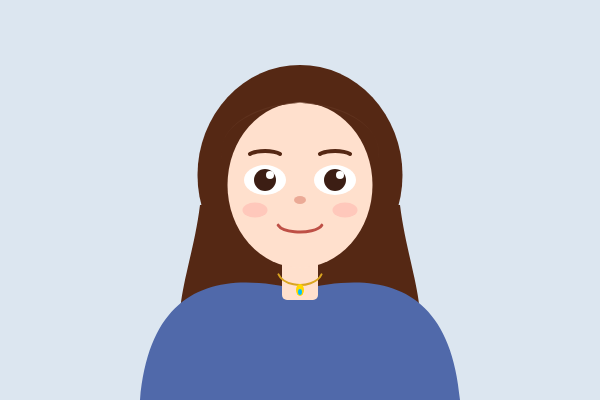
Frame 1 (no input)
Frame 60 (no input): identical to frame 1, image omitted
Frame 120 (the mouse pressed at the canvas centre since frame 60): identical to frame 1, image omitted

The p5.js sketch that drew this single still picture (run headless with seeded random() and noise() and a simulated clock; from frame 60 on, the mouse is pressed at the canvas centre):

// p5.js sketch
// ── sketch.js
let clothesColor;

function setup() {
  createCanvas(600, 400); // 요청하신 600x400 크기
  clothesColor = color(80, 105, 170); 
  noStroke();
}

function draw() {
  background(220, 230, 240); // 첫 번째 코드의 은은한 배경색 유지

  // 중심 좌표 설정 (600x400 화면에 맞춤)
  let cx = width / 2;
  let cy = 185;

  // --- 1. 뒷머리 ---
  fill(85, 40, 20);
  ellipse(cx, cy - 10, 205, 220); 
  
  beginShape();
  vertex(cx - 100, cy + 20);
  bezierVertex(cx - 110, cy + 100, cx - 145, cy + 150, cx - 90, cy + 200); 
  vertex(cx + 90, cy + 200);
  bezierVertex(cx + 145, cy + 150, cx + 110, cy + 100, cx + 100, cy + 20); 
  endShape(CLOSE);

  // --- 2. 몸통/옷 ---
  fill(clothesColor);
  beginShape();
  vertex(cx - 160, height);
  bezierVertex(cx - 150, cy + 100, cx - 80, cy + 85, cx, cy + 105); 
  bezierVertex(cx + 80, cy + 85, cx + 150, cy + 100, cx + 160, height);
  endShape(CLOSE);

  // --- 3. 목 ---
  fill(255, 224, 205);
  rect(cx - 18, cy + 60, 36, 55, 5);

  // --- 4. 목걸이 ---
  noFill();
  stroke(218, 165, 32); 
  strokeWeight(2);
  arc(cx, cy + 85, 45, 30, 0.2, PI - 0.2);
  fill(255, 215, 0); 
  noStroke();
  ellipse(cx, cy + 105, 8, 12); 
  fill(0, 191, 255); 
  ellipse(cx, cy + 107, 4, 6);

  // --- 5. 얼굴 형 ---
  noStroke();
  fill(255, 224, 205);
  ellipse(cx, cy, 145, 165);

  // --- 6. 눈 ---
  fill(255);
  ellipse(cx - 35, cy - 5, 42, 30);
  ellipse(cx + 35, cy - 5, 42, 30);
  fill(60, 30, 20);
  ellipse(cx - 35, cy - 5, 22, 22);
  ellipse(cx + 35, cy - 5, 22, 22);
  fill(255);
  ellipse(cx - 30, cy - 10, 8, 8);
  ellipse(cx + 40, cy - 10, 8, 8);

  // --- 7. 눈썹/코 ---
  stroke(85, 40, 20);
  strokeWeight(4);
  noFill();
  arc(cx - 35, cy - 28, 35, 12, PI + 0.2, TWO_PI - 0.2);
  arc(cx + 35, cy - 28, 35, 12, PI + 0.2, TWO_PI - 0.2);
  noStroke();
  fill(235, 170, 150);
  ellipse(cx, cy + 15, 12, 8);

  // --- 8. 입 (평소의 미소로 고정) ---
  stroke(190, 80, 70);
  strokeWeight(3);
  noFill();
  arc(cx, cy + 38, 45, 18, 0.1, PI - 0.1); 

  // --- 9. 앞머리 ---
  noStroke();
  fill(95, 50, 30);
  beginShape(); 
  vertex(cx - 2, cy - 82);
  bezierVertex(cx - 40, cy - 82, cx - 85, cy - 60, cx - 78, cy - 25);
  bezierVertex(cx - 85, cy - 55, cx - 50, cy - 78, cx - 2, cy - 82);
  endShape(CLOSE);
  beginShape(); 
  vertex(cx + 2, cy - 82);
  bezierVertex(cx + 40, cy - 82, cx + 85, cy - 60, cx + 78, cy - 25);
  bezierVertex(cx + 85, cy - 55, cx + 50, cy - 78, cx + 2, cy - 82);
  endShape(CLOSE);

  // --- 10. 볼터치 (은은한 기본 상태로 고정) ---
  noStroke();
  fill(255, 155, 155, 90);  
  ellipse(cx - 45, cy + 25, 25, 15);
  ellipse(cx + 45, cy + 25, 25, 15);
}
